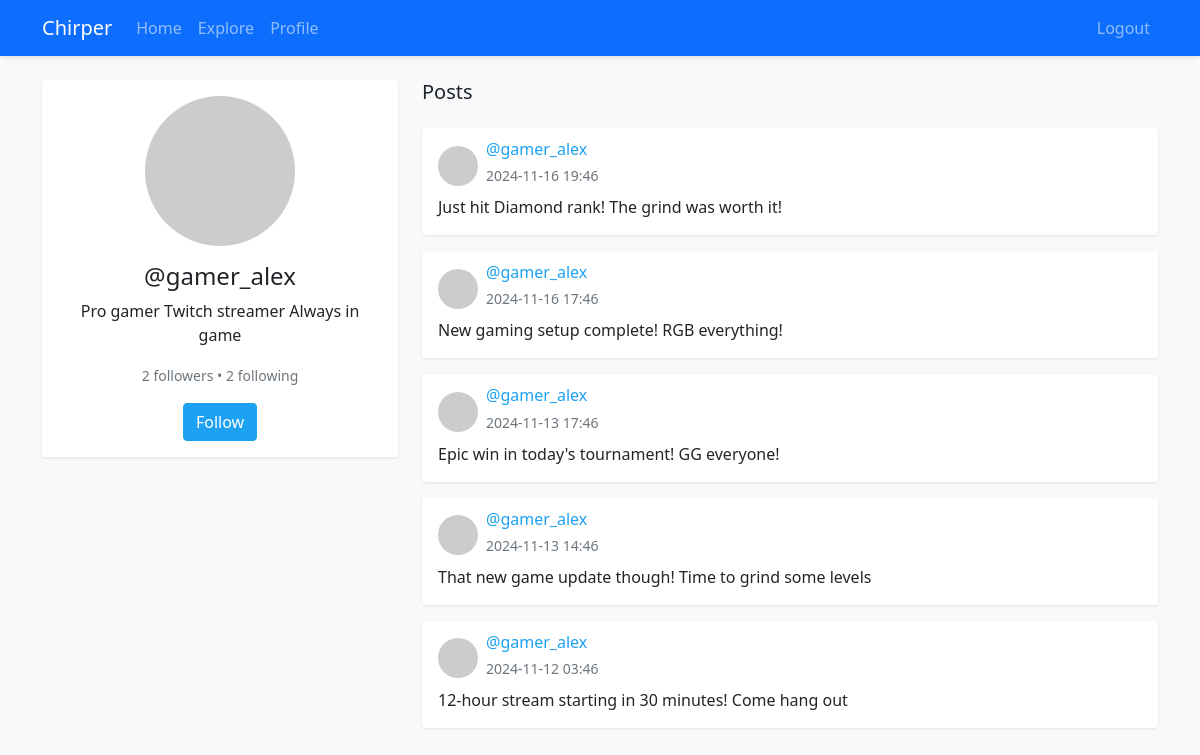
Screenshot of /user/gamer_alex (signed in) with the database file from the repository.
### app/models.py (models this page shows, shortened)
class User(UserMixin, db.Model):
    id = db.Column(db.Integer, primary_key=True)
    username = db.Column(db.String(64), unique=True, nullable=False)
    email = db.Column(db.String(120), unique=True, nullable=False)
    password_hash = db.Column(db.String(128))
    bio = db.Column(db.String(140))
    avatar_path = db.Column(db.String(200))
    posts = db.relationship('Post', backref='author', lazy='dynamic')
    followed = db.relationship(
        'User', secondary=followers,
        primaryjoin=(followers.c.follower_id == id),
        secondaryjoin=(followers.c.followed_id == id),
        backref=db.backref('followers', lazy='dynamic'),
        lazy='dynamic'
    )
    def is_following(self, user):
        return self.followed.filter(followers.c.followed_id == user.id).count() > 0
    def get_avatar(self):
        if self.avatar_path:
            return self.avatar_path
        digest = hashlib.md5(self.email.lower().encode('utf-8')).hexdigest()
        return f'https://www.gravatar.com/avatar/{digest}?d=identicon&s=200'

class Post(db.Model):
    id = db.Column(db.Integer, primary_key=True)
    body = db.Column(db.String(280), nullable=False)
    timestamp = db.Column(db.DateTime, index=True, default=datetime.utcnow)
    user_id = db.Column(db.Integer, db.ForeignKey('user.id'), nullable=False)

### app/main.py (the view)
@main.route('/user/<username>')
@login_required
def user(username):
    user = User.query.filter_by(username=username).first_or_404()
    posts = user.posts.order_by(Post.timestamp.desc()).all()
    return render_template('user.html', user=user, posts=posts)

### app/models.py (called while the page is built)
@login_manager.user_loader
def load_user(id):
    return User.query.get(int(id))

### app/templates/user.html (shortened to what this page needs)
{% extends "base.html" %}
{% block content %}
<div class="row">
    <div class="col-md-4">
        <div class="card mb-4">
            <div class="card-body text-center">
                <div class="position-relative d-inline-block mb-3">
                    <img src="{{ user.get_avatar() }}" alt="Profile Picture" class="rounded-circle" style="width: 150px; height: 150px; object-fit: cover;">
                </div>
                <h4 class="card-title">@{{ user.username }}</h4>
                {% if user.bio %}
                <p class="card-text">{{ user.bio }}</p>
                {% endif %}
                <p class="card-text">
                    <small class="text-muted">
                        {{ user.followers.count() }} followers &bull;
                        {{ user.followed.count() }} following
                    </small>
                </p>
                {% if user != current_user %}
                    {% if not current_user.is_following(user) %}
                    <a href="{{ url_for('main.follow', username=user.username) }}"
                       class="btn btn-primary">Follow</a>
                    {% else %}
                    <a href="{{ url_for('main.unfollow', username=user.username) }}"
                       class="btn btn-outline-primary">Unfollow</a>
                    {% endif %}
                {% endif %}
            </div>
        </div>
    </div>
    <div class="col-md-8">
        <h5 class="mb-4">Posts</h5>
        {% for post in posts %}
        <div class="card mb-3">
            <div class="card-body">
                <div class="d-flex align-items-center mb-2">
                    <img src="{{ post.author.get_avatar() }}" alt="Profile Picture" class="rounded-circle me-2" style="width: 40px; height: 40px; object-fit: cover;">
                    <div>
                        <h6 class="card-subtitle mb-1">
                            <a href="{{ url_for('main.user', username=post.author.username) }}" class="text-decoration-none">
                                @{{ post.author.username }}
                            </a>
                        </h6>
                        <small class="text-muted">{{ post.timestamp.strftime('%Y-%m-%d %H:%M') }}</small>
                    </div>
                </div>
                <p class="card-text">{{ post.body }}</p>
            </div>
        </div>
        {% endfor %}
    </div>
</div>
{% endblock %}

### app/static/style.css (style rules this page uses)
body { background-color: #f8f9fa; }
.card { border: none; box-shadow: 0 1px 3px rgba(0,0,0,.1); }
.btn-primary { background-color: #1da1f2; border-color: #1da1f2; }
a { color: #1da1f2; }

### rows the page displays
User: username "gamer_alex", bio "Pro gamer Twitch streamer Always in game"
Post: author.username "gamer_alex", timestamp "2024-11-16 19:46", body "Just hit Diamond rank! The grind was worth it!"
Post: author.username "gamer_alex", timestamp "2024-11-16 17:46", body "New gaming setup complete! RGB everything!"
Post: author.username "gamer_alex", timestamp "2024-11-13 17:46", body "Epic win in today's tournament! GG everyone!"
Post: author.username "gamer_alex", timestamp "2024-11-13 14:46", body "That new game update though! Time to grind some levels"
Post: author.username "gamer_alex", timestamp "2024-11-12 03:46", body "12-hour stream starting in 30 minutes! Come hang out"

### other values shown
{{ user.followers.count() }} "2"
{{ user.followed.count() }} "2"
